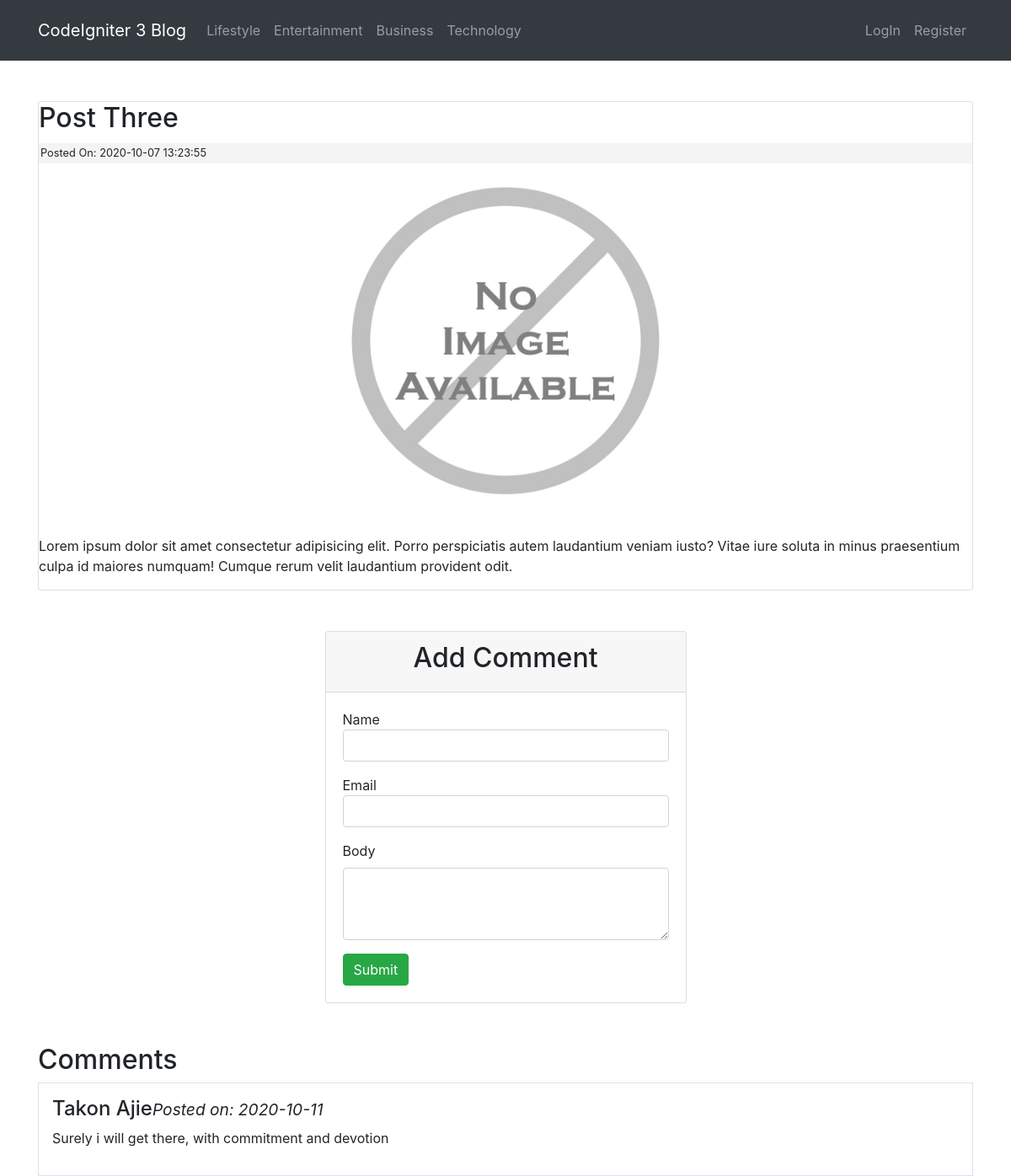
The app's page /posts/Post-Three with its own data.
### tables this page shows
CREATE TABLE `categories` (
  `id` int(11) NOT NULL,
  `name` varchar(255) NOT NULL
);

CREATE TABLE `posts` (
  `id` int(11) NOT NULL,
  `category_id` int(11) NOT NULL,
  `title` varchar(255) NOT NULL,
  `slug` varchar(255) NOT NULL,
  `body` text NOT NULL,
  `postimage` varchar(255) NOT NULL,
  `created_at` timestamp NOT NULL DEFAULT current_timestamp()
);

CREATE TABLE `comments` (
  `id` int(11) NOT NULL,
  `post_id` int(11) NOT NULL,
  `name` varchar(255) NOT NULL,
  `email` varchar(255) NOT NULL,
  `body` text NOT NULL,
  `created_at` date NOT NULL DEFAULT current_timestamp()
);

### application/controllers/Posts.php (called while the page is built, shortened)
<?php
class Posts extends CI_Controller{
    public function view($slug = NULL){
        $data = [
            'post' => $this->NewsModel->get_posts($slug),
            'head' => $this->CategoryModel->displayCat(),
        ];
        $post_id = $data['post']['id'];
        $data['comment'] = $this->CommentModel->GetComment($post_id);
        $data['title'] = $data['post']['title'];
        $this->load->view('templetes/header', $data);
        $this->load->view('pages/blog_view');
        $this->load->view('templetes/footer');
    }
}

### index.php (called while the page is built, shortened)
<?php
require_once BASEPATH.'core/CodeIgniter.php';

### application/models/CategoryModel.php (called while the page is built, shortened)
<?php
class CategoryModel extends CI_Model{
    public function displayCat($id = FALSE){
        if($id === FALSE){
        $this->db->order_by('id', 'DESC');
        $query = $this->db->get('Categories');
        return $query->result_array();
        }
        $query = $this->db->get_where('categories', array('id'=> $id));
        return $query->row_array();
    }
}
?>

### application/models/NewsModel.php (called while the page is built, shortened)
<?php
class NewsModel extends CI_Model{
    public function get_posts($slug = FALSE){
        $query = $this->db->get_where('posts', array('slug' => $slug));
        return $query->row_array();
    }
}

### application/models/CommentModel.php (called while the page is built, shortened)
<?php
class CommentModel extends CI_Model{
    public function GetComment($post_id){
        $query = $this->db->get_where('comments', array('post_id' => $post_id ));
        return $query->result_array();
    }
}

### application/views/pages/blog_view.php (the view, shortened to what this page needs)
<div class="mt-5 card">
    <h2><?= $post['title']; ?></h2>
    <small class="post-date">Posted On: <?= $post['created_at']; ?></small><br>
    <img class="card-img-top m-auto" src="<?= site_url(); ?>assets/images/posts/<?= $post['postimage'] ?>" style="width: 50%;" alt=""><br><br>
    <div class="post_body">
    <?= $post['body']; ?>
    </div>
</div>
<div class="container">
    <div class="row">
    <div class="col-lg-6 m-auto">
        <div class="card m-5">
            <div class="card-header">
                <h2 class="text-center">Add Comment</h2>
            </div>
            <div class="card-body">
                <form method="post" action="<?= base_url('comments/create/'.$post['id']) ?>">
                    <div class="form-group">
                        <label">Name</label>
                        <input class="form-control" type="text" name="name">
                    </div>
                    <div class="form-group">
                        <label">Email</label>
                        <input class="form-control" type="text" name="email">
                    </div>
                    <div class="form-group">
                        <label >Body</label>
                        <textarea class="form-control" name="body" rows="3"></textarea>
                    </div>
                    <button class="btn btn-success">Submit</button>
                </form>
            </div>
        </div>
    </div>
    </div>
</div>
<h2>Comments</h2>
<?php if($comment): ?>
<?php foreach($comment as $comments): ?>
<div class="media border p-3">
  <div class="media-body">
    <h4><?= $comments['name'] ?><small><i>Posted on: <?= $comments['created_at'] ?></i></small></h4>
    <p><?= $comments['body']; ?> </p>
  </div>
</div>
<?php endforeach; ?>
<?php else: ?>
    <h2>No Comment To Display</h2>
<?php endif; ?>

### application/views/templetes/header.php (shortened to what this page needs)
<!DOCTYPE html>
<html lang="en">
<head>
    <link rel="stylesheet" href="<?php echo base_url(); ?>assets/css/bootstrap.min.css">
    <link rel="stylesheet" href="<?php echo base_url(); ?>assets/css/style.css">
    <link rel="stylesheet" href="path/to/font-awesome/css/font-awesome.min.css">
</head>
<body>
<nav class="navbar navbar-expand-lg navbar-dark bg-dark">
<div class="container">
  <a class="navbar-brand" href="<?= base_url(); ?>">CodeIgniter 3 Blog</a>
    <div class="collapse navbar-collapse" id="navbarText">
    <ul class="navbar-nav mr-auto">
    <?php foreach($head as $cat): ?>
      <li class="nav-item">
        <a class="nav-link" href="<?php echo base_url('categories/posts/'.$cat['id']); ?>"><?= $cat['name']; ?><span class="sr-only">(current)</span></a>
      </li>
      <?php endforeach; ?>
    </ul>
    <?php if($this->session->userdata('isLoggedIn')): ?>
      <span class="navbar-text">
      <ul class="navbar-nav mr-auto">
      <li class="nav-item">
        <a class="nav-link" href="<?= base_url('dashboard') ?>">Dashboard</a>
      </li>
      <li class="nav-item">
        <a class="nav-link" href="<?= base_url('users/logout') ?>">Log Out</a>
      </li>
    </ul>
    </span>
    <?php else: ?>
      <span class="navbar-text">
      <ul class="navbar-nav mr-auto">
      <li class="nav-item">
        <a class="nav-link" href="<?= base_url('users/login') ?>">LogIn</a>
      </li>
      <li class="nav-item">
        <a class="nav-link" href="<?= base_url('users/register') ?>">Register</a>
      </li>
    </ul>
    </span>
    <?php endif; ?>
  </div>
</nav>
<div class="container">

### assets/css/style.css (style rules this page uses)
.post-date { background: #f4f4f4; padding: 2px; margin: 3px 0; display: block; }

### records on screen
categories: name "Lifestyle"
categories: name "Entertainment"
categories: name "Business"
categories: name "Technology"
posts: title "Post Three", created_at "2020-10-07 13:23:55", postimage (placeholder picture), body "Lorem ipsum dolor sit amet consectetur adipisicing elit. Porro perspiciatis autem laudantium veniam iusto? Vitae iure soluta in minus praesentium culpa id maiores numquam! Cumque rerum velit laudantium provident odit."
comments: name "Takon Ajie", created_at "2020-10-11", body "Surely i will get there, with commitment and devotion"
